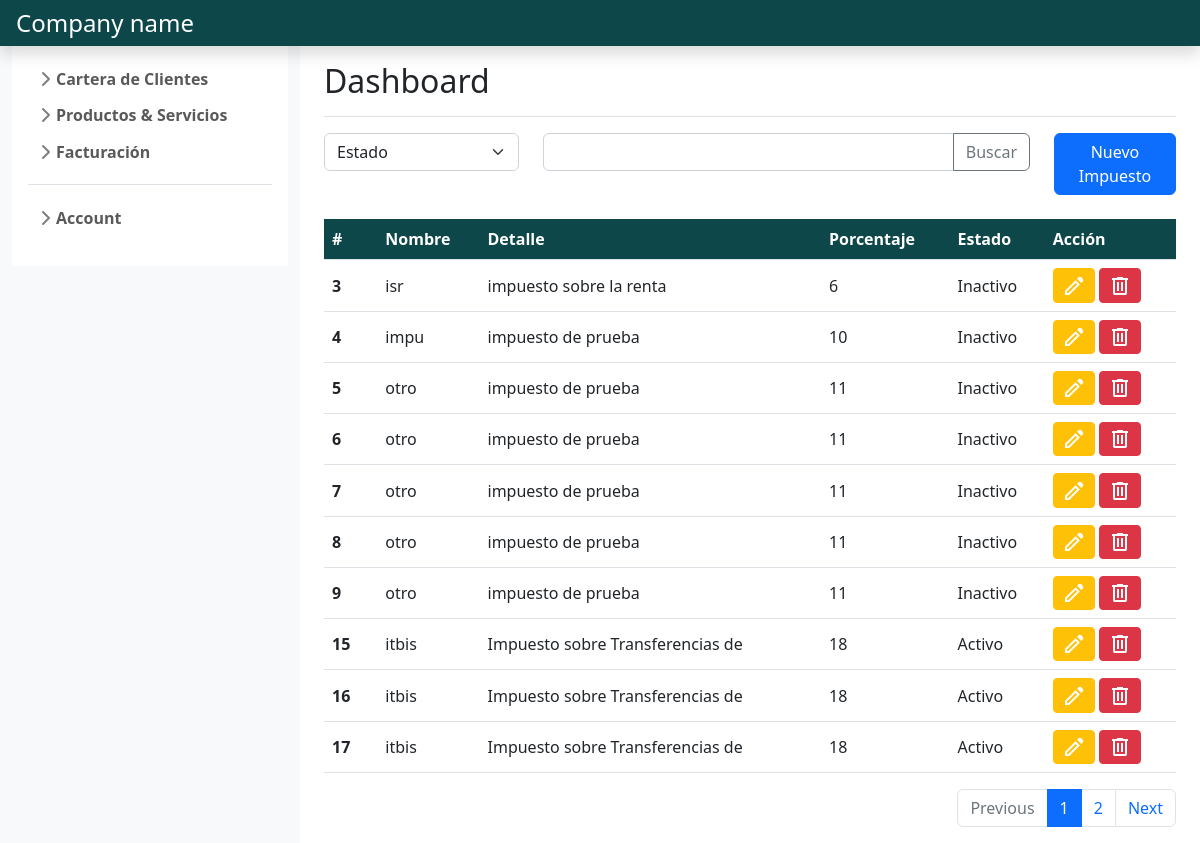
Page /product_and_services/gestion_impuestos/ (signed in) on the committed database.
### product_services_management/models.py (models this page shows, shortened)
class Impuesto(models.Model):
    nombre= models.CharField(max_length=10)
    detalle= models.CharField(max_length=60)
    porcentaje= models.DecimalField(max_digits=3, decimal_places=0)
    estado= models.BooleanField(default=True)
    creado= models.DateTimeField(auto_now_add=True)
    actualizado= models.DateTimeField(auto_now=True)

### product_services_management/views.py (the view)
# urls.py: urlpatterns= [path('gestion_impuestos/', views.gestion_impuestos, name='gestion impuestos'),
@login_required
def gestion_impuestos(request):
    if request.method == 'GET':
        impuestos= Paginator(Impuesto.objects.all().order_by('id'), 10)
        if request.GET.get('page'):
            page_number= request.GET.get('page')
            impuesto_page= impuestos.get_page(page_number)
            return render(request, 'gestion_impuestos.html',
            {'impuestos': impuesto_page,
            'form':FormModificarImpuesto}
            )
        else:
            impuesto_page= impuestos.get_page(1)
            return render(request, 'gestion_impuestos.html',
            {'impuestos': impuesto_page,
            'form':FormModificarImpuesto}
            )
    else:
        data_json_string = str(request.POST.get('json'))
        json_file = json.loads(data_json_string)
        if json_file['codigo'] == 1:
            data = json.dumps(Impuesto.objects.get(id=json_file['impuestoid']))
            return JsonResponse({'data': data})

### product_services_management/templates/gestion_impuestos.html (shortened to what this page needs)
{% extends "base.html" %}
{% load static %}
{% block content %}
    <div class="row">
        <div class="col-md-3">
            <select class="form-select" id="inputGroupSelect01">
                {% for field in form %}
                <option value="{{field.label}}" selected>{{field.label}}</option>
                {% endfor %}
            </select>
        </div>
        <div class="col-md-7">
            <div class="input-group mb-3 ">
                <input type="text" class="form-control" aria-label="Text input with dropdown button">
                <button class="btn btn-outline-secondary" type="button" id="button-addon1">Buscar</button>
            </div>
        </div>
        <div class="col-md-2">
            <a class="btn btn-primary" href="{% url 'crear impuesto' %}">Nuevo Impuesto</a>
        </div>
    </div>
    <br>
    <table class="table table-hover align-middle">
        <thead class="text-white" style="background-color: #0E4749;">
            <tr>
                <th scope="col">#</th>
                <th scope="col"></th>
                <th scope="col">Nombre</th>
                <th scope="col">Detalle</th>
                <th scope="col"></th>
                <th scope="col">Porcentaje</th>
                <th scope="col">Estado</th>
                <th scope="col">Acción</th>
            </tr>
        </thead>
        <tbody>
            {% for imp in impuestos %}
            <tr>
                <th scope="row" colspan="2">{{imp.id}}</th>
                <td>{{imp.nombre}}</td>
                <td colspan="2">{{imp.detalle}}</td>
                <td>{{imp.porcentaje}}</td>
                <td>{% if imp.estado %}Activo{% else %}Inactivo{% endif %}</td>
                <td>
                    <a class="btn btn-sm btn-warning" href="{% url 'modificar impuesto' imp.id %}" role="button">
                        <svg xmlns="http://www.w3.org/2000/svg" height="24" width="24" style="fill:#FFF"><path d="M5 19h1.4l8.625-8.625-1.4-1.4L5 17.6ZM19.3 8.925l-4.25-4.2 1.4-1.4q.575-.575 1.413-.575.837 0 1.412.575l1.4 1.4q.575.575.6 1.388.025.812-.55 1.387ZM17.85 10.4 7.25 21H3v-4.25l10.6-10.6Zm-3.525-.725-.7-.7 1.4 1.4Z"/></svg>
                    </a>
                    <button class="btn btn-sm btn-danger" data-bs-toggle="modal" data-bs-target="#exampleModalgestion" data-bs-whatever="{{imp.id}}:{{imp.nombre}}">
                        <svg xmlns="http://www.w3.org/2000/svg" height="24" width="24" style="fill:#FFF"><path d="M7 21q-.825 0-1.412-.587Q5 19.825 5 19V6H4V4h5V3h6v1h5v2h-1v13q0 .825-.587 1.413Q17.825 21 17 21ZM17 6H7v13h10ZM9 17h2V8H9Zm4 0h2V8h-2ZM7 6v13Z"/></svg>
                    </button>
                </td>
            </tr>
            {% endfor %}
        </tbody>
    </table>
    <nav aria-label="Page navigation example">
        <ul class="pagination justify-content-end">
            <li class="page-item {% if not impuestos.has_previous %} disabled {% endif %}">
                <a class="page-link" {% if impuestos.has_previous %} href="?page={{ impuestos.previous_page_number }}" {% endif %}>Previous</a>
            </li>
            {% for i in impuestos.paginator.page_range %}
              {% if i == impuestos.number %}
                  <li class="page-item active">
                      <a class="page-link" href="#">{{ i }}</a>
                  </li>
              {% else %}
                  <li class="page-item">
                      <a class="page-link" href="?page={{ i }}">{{ i }}</a>
                  </li>
              {% endif %}
          {% endfor %}
          <li class="page-item {% if not impuestos.has_next %} disabled {% endif %}" >
            <a class="page-link" {% if impuestos.has_next %} href="?page={{ impuestos.next_page_number }}" {% endif %}>Next</a>
          </li>
        </ul>
    </nav>
{% endblock %}

### main/static/style/css/sidebars.css (style rules this page uses)
body { min-height: 100vh; min-height: -webkit-fill-available; }
html { height: -webkit-fill-available; }

### rows in the picture
Impuesto: id "3", nombre "isr", detalle "impuesto sobre la renta", porcentaje "6", estado "Inactivo"
Impuesto: id "4", nombre "impu", detalle "impuesto de prueba", porcentaje "10", estado "Inactivo"
Impuesto: id "5", nombre "otro", detalle "impuesto de prueba", porcentaje "11", estado "Inactivo"
Impuesto: id "6", nombre "otro", detalle "impuesto de prueba", porcentaje "11", estado "Inactivo"
Impuesto: id "7", nombre "otro", detalle "impuesto de prueba", porcentaje "11", estado "Inactivo"
Impuesto: id "8", nombre "otro", detalle "impuesto de prueba", porcentaje "11", estado "Inactivo"
Impuesto: id "9", nombre "otro", detalle "impuesto de prueba", porcentaje "11", estado "Inactivo"
Impuesto: id "15", nombre "itbis", detalle "Impuesto sobre Transferencias de", porcentaje "18", estado "Activo"
Impuesto: id "16", nombre "itbis", detalle "Impuesto sobre Transferencias de", porcentaje "18", estado "Activo"
Impuesto: id "17", nombre "itbis", detalle "Impuesto sobre Transferencias de", porcentaje "18", estado "Activo"

### other values in the picture
{{ i }} "1"
{{ i }} "2"
form field value "Estado"
